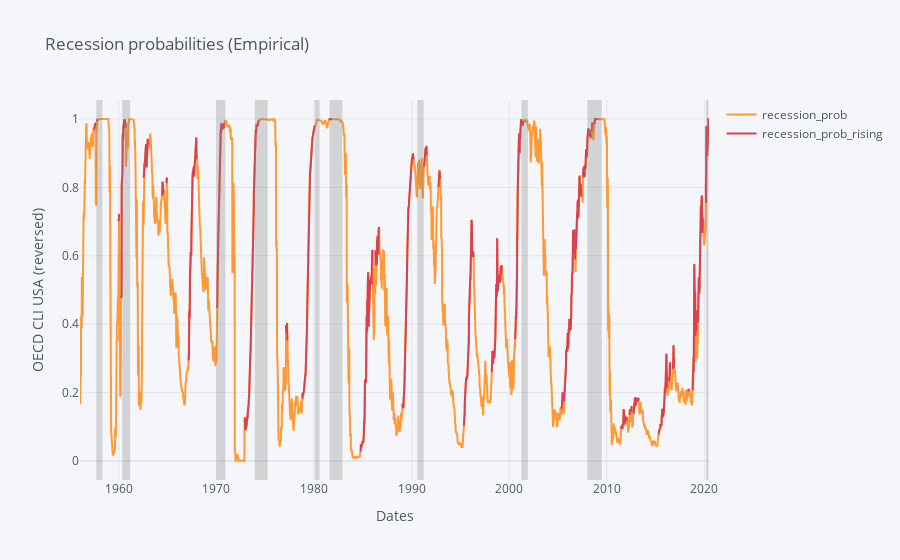

The notebook cell this image was saved under:
### Code cell
rec_emp_W_fig = multiShades(rec_emp_W_fig, x0=rec_starts, x1=rec_ends)
iplot(rec_emp_W_fig)

### Figure 1 — Plotly figure (JSON) as saved in the notebook; plotly's stock layout.template omitted (floating-point values rounded to 4 significant figures; data arrays with more than 128 entries replaced by an {"elided": "..."} marker saying what was removed)
{"data": [{"line": {"color": "rgba(255, 153, 51, 1.0)", "dash": "solid", "shape": "linear", "width": 2}, "mode": "lines", "name": "recession_prob", "text": "", "type": "scatter", "x": {"elided": "3364 str values"}, "y": {"elided": "3364 float values"}}, {"line": {"color": "rgba(219, 64, 82, 1.0)", "dash": "solid", "shape": "linear", "width": 2}, "mode": "lines", "name": "recession_prob_rising", "text": "", "type": "scatter", "x": {"elided": "3364 str values"}, "y": {"elided": "3364 mixed values"}}], "layout": {"legend": {"bgcolor": "#F5F6F9", "font": {"color": "#4D5663"}}, "paper_bgcolor": "#F5F6F9", "plot_bgcolor": "#F5F6F9", "shapes": [{"fillcolor": "rgba(128, 128, 128, 0.3)", "line": {"color": "rgba(0,0,0,0)", "dash": "solid", "width": 1}, "type": "rect", "x0": "1957-09-06", "x1": "1958-04-25", "xref": "x", "y0": 0, "y1": 1, "yref": "paper"}, {"fillcolor": "rgba(128, 128, 128, 0.3)", "line": {"color": "rgba(0,0,0,0)", "dash": "solid", "width": 1}, "type": "rect", "x0": "1960-05-06", "x1": "1961-02-24", "xref": "x", "y0": 0, "y1": 1, "yref": "paper"}, {"fillcolor": "rgba(128, 128, 128, 0.3)", "line": {"color": "rgba(0,0,0,0)", "dash": "solid", "width": 1}, "type": "rect", "x0": "1970-01-02", "x1": "1970-11-27", "xref": "x", "y0": 0, "y1": 1, "yref": "paper"}, {"fillcolor": "rgba(128, 128, 128, 0.3)", "line": {"color": "rgba(0,0,0,0)", "dash": "solid", "width": 1}, "type": "rect", "x0": "1973-12-07", "x1": "1975-03-28", "xref": "x", "y0": 0, "y1": 1, "yref": "paper"}, {"fillcolor": "rgba(128, 128, 128, 0.3)", "line": {"color": "rgba(0,0,0,0)", "dash": "solid", "width": 1}, "type": "rect", "x0": "1980-02-01", "x1": "1980-07-25", "xref": "x", "y0": 0, "y1": 1, "yref": "paper"}, {"fillcolor": "rgba(128, 128, 128, 0.3)", "line": {"color": "rgba(0,0,0,0)", "dash": "solid", "width": 1}, "type": "rect", "x0": "1981-08-07", "x1": "1982-11-26", "xref": "x", "y0": 0, "y1": 1, "yref": "paper"}, {"fillcolor": "rgba(128, 128, 128, 0.3)", "line": {"color": "rgba(0,0,0,0)", "dash": "solid", "width": 1}, "type": "rect", "x0": "1990-08-03", "x1": "1991-03-29", "xref": "x", "y0": 0, "y1": 1, "yref": "paper"}, {"fillcolor": "rgba(128, 128, 128, 0.3)", "line": {"color": "rgba(0,0,0,0)", "dash": "solid", "width": 1}, "type": "rect", "x0": "2001-04-06", "x1": "2001-11-30", "xref": "x", "y0": 0, "y1": 1, "yref": "paper"}, {"fillcolor": "rgba(128, 128, 128, 0.3)", "line": {"color": "rgba(0,0,0,0)", "dash": "solid", "width": 1}, "type": "rect", "x0": "2008-01-04", "x1": "2009-06-26", "xref": "x", "y0": 0, "y1": 1, "yref": "paper"}, {"fillcolor": "rgba(128, 128, 128, 0.3)", "line": {"color": "rgba(0,0,0,0)", "dash": "solid", "width": 1}, "type": "rect", "x0": "2020-03-06", "x1": "2020-06-05", "xref": "x", "y0": 0, "y1": 1, "yref": "paper"}], "title": {"font": {"color": "#4D5663"}, "text": "Recession probabilities (Empirical)"}, "xaxis": {"gridcolor": "#E1E5ED", "showgrid": true, "tickfont": {"color": "#4D5663"}, "title": {"font": {"color": "#4D5663"}, "text": "Dates"}, "zerolinecolor": "#E1E5ED"}, "yaxis": {"gridcolor": "#E1E5ED", "showgrid": true, "tickfont": {"color": "#4D5663"}, "title": {"font": {"color": "#4D5663"}, "text": "OECD CLI USA (reversed)"}, "zerolinecolor": "#E1E5ED"}}}
